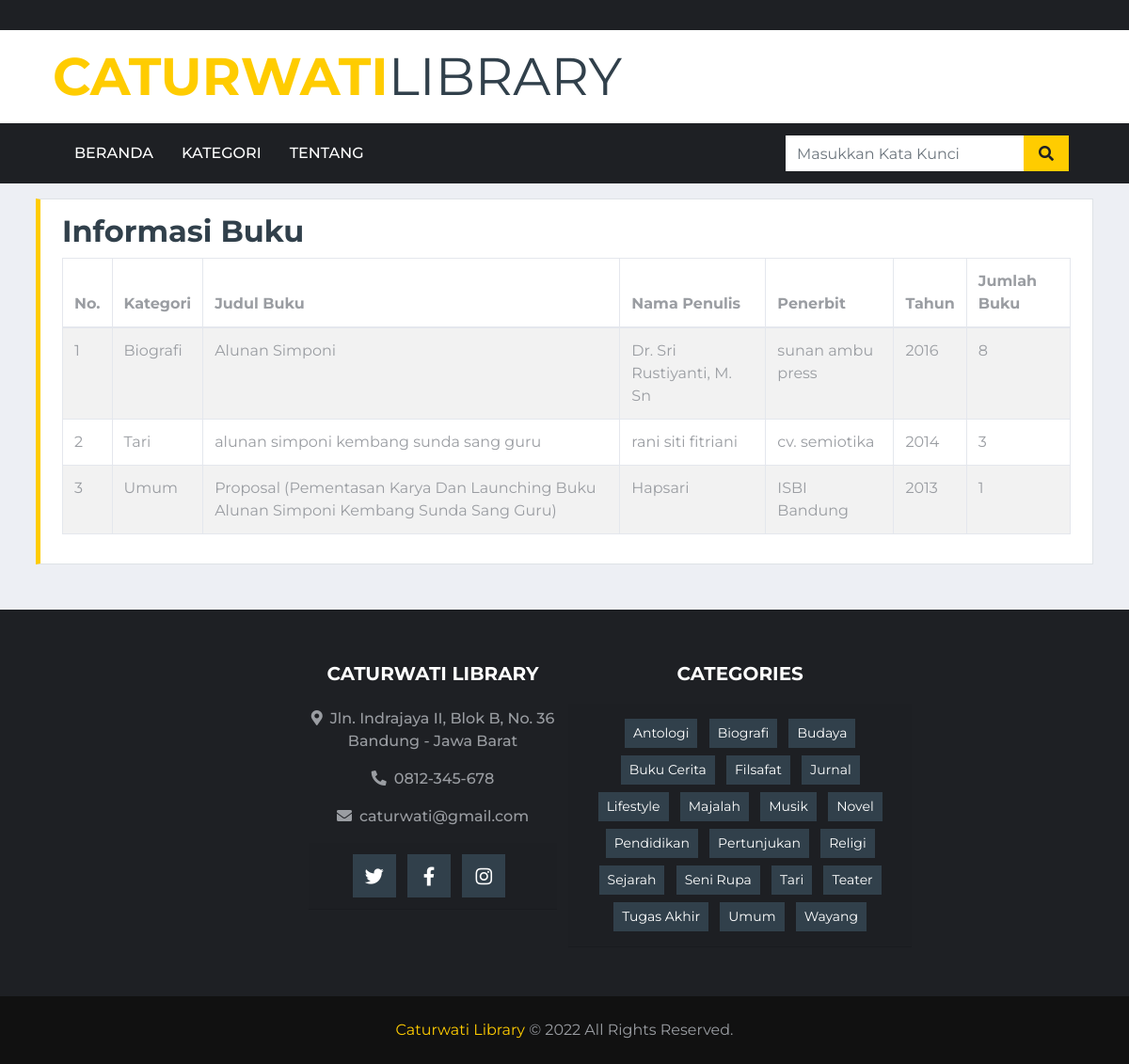
Page /searching.php?cari=Alunan Simponi on the committed database.
### tables this page shows
CREATE TABLE `databuku` (
  `id` int(11) NOT NULL,
  `kategori` varchar(100) NOT NULL,
  `judul` varchar(255) NOT NULL,
  `nama` varchar(255) NOT NULL,
  `penerbit` varchar(255) NOT NULL,
  `tahun` int(4) NOT NULL,
  `jumlah` int(3) NOT NULL
);

CREATE TABLE `kategori_kel` (
  `id` int(11) NOT NULL,
  `kategori_k` varchar(100) NOT NULL
);

### searching.php (the view, shortened to what this page needs)
<!DOCTYPE html>
<html lang="en">
<head>
    <link href="https://cdnjs.cloudflare.com/ajax/libs/font-awesome/5.15.0/css/all.min.css" rel="stylesheet">
    <link href="lib/owlcarousel/assets/owl.carousel.min.css" rel="stylesheet">
    <link href="css/style.css" rel="stylesheet">
</head>
<body>
    <?php include 'body-header.php'; ?>
    <div class="container-fluid p-0">
        <nav class="navbar navbar-expand-lg bg-dark navbar-dark py-2 py-lg-0 px-lg-5">
            <div class="collapse navbar-collapse justify-content-between px-0 px-lg-3" id="navbarCollapse">
                <div class="navbar-nav mr-auto py-0">
                    <a href="index.php" class="nav-item nav-link">Beranda</a>
                    <a href="category.php" class="nav-item nav-link ">Kategori</a>
                    <a href="contact.php" class="nav-item nav-link">Tentang</a>
                </div>
            <div class="" style="width: 100%; max-width: 300px;">
            <form action="searching.php" method="get">
            <div class="input-group-append">
            <input name="cari" type="text" class="form-control border-0" placeholder="Masukkan Kata Kunci">
            <button type="submit" value="cari" class="input-group-text bg-primary text-dark border-0 px-3"><i
            class="fa fa-search active"></i></button>
                    </form></div>
                </div>
            </div>
    <div class="container-fluid pt-3 mb-3">
        <div class="container">
            <div class="section-title">
                 <div class="col-md-12">
                    <div class="page-header clearfix">
                        <h2 class="pull-left">Informasi Buku</h2>
                    </div>
                <?php
                    if(isset($_GET['cari'])){
                    $cari = $_GET['cari'];
                    $no = 0;
                    $sql = "SELECT * FROM databuku WHERE judul LIKE '%".$cari."%' OR nama LIKE '%".$cari."%' OR penerbit LIKE '%".$cari."%' OR tahun LIKE '%".$cari."%' OR kategori LIKE '%".$cari."%' ORDER BY judul ASC";
                    if($result = mysqli_query($link, $sql)){
                        if(mysqli_num_rows($result) < 1){
                            echo "<p class='lead'><em>Tidak ada Data Buku ditemukan.</em></p>";
                            } else{
                            echo "<table class='table table-bordered table-striped'>";
                                echo "<thead>";
                                    echo "<tr>";
                                        echo "<th>No.</th>";
                                        echo "<th>Kategori</th>";
                                        echo "<th>Judul Buku</th>";
                                        echo "<th>Nama Penulis</th>";
                                        echo "<th>Penerbit</th>";
                                        echo "<th>Tahun</th>";
                                        echo "<th>Jumlah Buku</th>";
                                echo "</thead>";
                                echo "<tbody>";
                                while($row = mysqli_fetch_array($result)){
                                    $no++;
                                    echo "<tr>";
                                        echo "<td>$no</td>";
                                        echo "<td>" . $row['kategori'] . "</td>";
                                        echo "<td>" . $row['judul'] . "</td>";
                                        echo "<td>" . $row['nama'] . "</td>";
                                        echo "<td>" . $row['penerbit'] . "</td>";
                                        echo "<td>" . $row['tahun'] . "</td>";
                                        echo "<td>" . $row['jumlah'] . "</td>";
                                    echo "</tr>";
                                }
                                echo "</tbody>";
                            echo "</table>";
                        }
                    } else{
                        echo "ERROR: Could not able to execute $sql. " . mysqli_error($link);
                    }
}
                    ?>
        </div>
    </div>
</div>
         </div>
<?php include 'footer.php'; ?>
</body>
</html>

### footer.php (shortened to what this page needs)
<div class="container-fluid bg-dark pt-5 px-sm-3 px-md-5 mt-5">
        <div class="row py-2">
            <div class="col-lg-3 col-md-6 mb-5">
                </div>
            <div class="col-lg-3 col-md-6 mb-5">
                <h5 class="mb-4 text-white text-uppercase font-weight-bold text-center">Caturwati Library</h5>
                <p class="font-weight-medium text-center"><i class="fa fa-map-marker-alt mr-2"></i>Jln. Indrajaya II, Blok B, No. 36 <br>Bandung - Jawa Barat</br> </p>
                <p class="font-weight-medium text-center"><i class="fa fa-phone-alt mr-2"></i>0812-345-678</p>
                <p class="font-weight-medium text-center"><i class="fa fa-envelope mr-2"></i>caturwati@gmail.com</p>
                 <div class="col card-header text-center">
                    <a class="btn btn-lg btn-secondary btn-lg-square mr-2" href="#"><i class="fab fa-twitter"></i></a>
                    <a class="btn btn-lg btn-secondary btn-lg-square mr-2" href="#"><i class="fab fa-facebook-f"></i></a>
                    <a class="btn btn-lg btn-secondary btn-lg-square mr-2" href="#"><i class="fab fa-instagram"></i></a>
                </div>
            </div>
            <div class="col-lg-4 col-md-6 mb-5">
                <h5 class="mb-4 text-white text-uppercase font-weight-bold text-center">Categories</h5>
                <div class="m-n1">
                     <div class="col card-header text-center">
                    <?php
                        $sql = "SELECT kategori_k FROM kategori_kel ORDER BY kategori_k ASC";
                        $result = mysqli_query($link, $sql);
                        while ($row = mysqli_fetch_assoc($result)) : ?>
                    <a href="kategori_main.php?kat=<?= $row["kategori_k"]; ?>" class="btn btn-sm btn-secondary m-1"><?= $row["kategori_k"]; ?></a>
                        <?php endwhile; ?>
                </div>
            </div>
        </div>
    </div>
</div>
    <div class="container-fluid py-4 px-sm-3 px-md-5" style="background: #111111;">
        <p class="m-0 text-center"><a href="#">Caturwati Library</a> &copy; 2022 All Rights Reserved.</a></p>
    </div>

### rows in the picture
databuku: kategori "Biografi", judul "Alunan Simponi", nama "Dr. Sri Rustiyanti, M. Sn", penerbit "sunan ambu press", tahun "2016", jumlah "8"
databuku: kategori "Tari", judul "alunan simponi kembang sunda sang guru", nama "rani siti fitriani", penerbit "cv. semiotika", tahun "2014", jumlah "3"
databuku: kategori "Umum", judul "Proposal (Pementasan Karya Dan Launching Buku Alunan Simponi Kembang Sunda Sang Guru)", nama "Hapsari", penerbit "ISBI Bandung", tahun "2013", jumlah "1"
kategori_kel: kategori_k "Antologi"
kategori_kel: kategori_k "Biografi"
kategori_kel: kategori_k "Budaya"
kategori_kel: kategori_k "Buku Cerita"
kategori_kel: kategori_k "Filsafat"
kategori_kel: kategori_k "Jurnal"
kategori_kel: kategori_k "Lifestyle"
kategori_kel: kategori_k "Majalah"
kategori_kel: kategori_k "Musik"
kategori_kel: kategori_k "Novel"
kategori_kel: kategori_k "Pendidikan"
kategori_kel: kategori_k "Pertunjukan"
kategori_kel: kategori_k "Religi"
kategori_kel: kategori_k "Sejarah"
kategori_kel: kategori_k "Seni Rupa"
kategori_kel: kategori_k "Tari"
kategori_kel: kategori_k "Teater"
kategori_kel: kategori_k "Tugas Akhir"
kategori_kel: kategori_k "Umum"
kategori_kel: kategori_k "Wayang"
